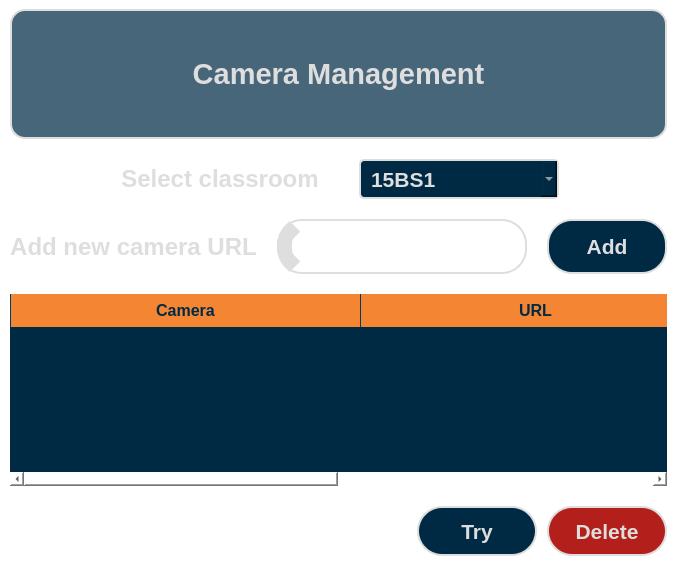
            <widget class="QWidget" name="page_camera">
             <property name="styleSheet">
              <string notr="true">background-color: rgb(255, 255, 255);</string>
             </property>
             <layout class="QVBoxLayout" name="verticalLayout_8" stretch="0,0,0,0,0">
              <property name="spacing">
               <number>20</number>
              </property>
              <property name="leftMargin">
               <number>10</number>
              </property>
              <property name="topMargin">
               <number>9</number>
              </property>
              <property name="rightMargin">
               <number>10</number>
              </property>
              <property name="bottomMargin">
               <number>25</number>
              </property>
              <item>
               <widget class="QLabel" name="title_camera">
                <property name="minimumSize">
                 <size>
                  <width>0</width>
                  <height>130</height>
                 </size>
                </property>
                <property name="maximumSize">
                 <size>
                  <width>16777215</width>
                  <height>16777215</height>
                 </size>
                </property>
                <property name="font">
                 <font>
                  <family>Segoe UI</family>
                  <pointsize>22</pointsize>
                  <weight>75</weight>
                  <bold>true</bold>
                 </font>
                </property>
                <property name="styleSheet">
                 <string notr="true">QLabel{
	background: rgba(0, 42, 68, 183);
	color: #dedede;
	border: 2px solid #dedede;
	border-radius: 15px;
	
}
</string>
                </property>
                <property name="text">
                 <string>Camera Management</string>
                </property>
                <property name="alignment">
                 <set>Qt::AlignCenter</set>
                </property>
               </widget>
              </item>
              <item>
               <widget class="QFrame" name="select_frame">
                <property name="sizePolicy">
                 <sizepolicy hsizetype="Expanding" vsizetype="Expanding">
                  <horstretch>0</horstretch>
                  <verstretch>0</verstretch>
                 </sizepolicy>
                </property>
                <property name="minimumSize">
                 <size>
                  <width>0</width>
                  <height>0</height>
                 </size>
                </property>
                <property name="maximumSize">
                 <size>
                  <width>16777215</width>
                  <height>40</height>
                 </size>
                </property>
                <property name="styleSheet">
                 <string notr="true">background: transparent;</string>
                </property>
                <property name="frameShape">
                 <enum>QFrame::NoFrame</enum>
                </property>
                <property name="frameShadow">
                 <enum>QFrame::Raised</enum>
                </property>
                <layout class="QHBoxLayout" name="horizontalLayout_4">
                 <property name="spacing">
                  <number>40</number>
                 </property>
                 <property name="leftMargin">
                  <number>0</number>
                 </property>
                 <property name="topMargin">
                  <number>0</number>
                 </property>
                 <property name="rightMargin">
                  <number>0</number>
                 </property>
                 <property name="bottomMargin">
                  <number>0</number>
                 </property>
                 <item alignment="Qt::AlignRight">
                  <widget class="QLabel" name="label_classroom">
                   <property name="sizePolicy">
                    <sizepolicy hsizetype="Preferred" vsizetype="Expanding">
                     <horstretch>0</horstretch>
                     <verstretch>0</verstretch>
                    </sizepolicy>
                   </property>
                   <property name="font">
                    <font>
                     <family>Segoe UI</family>
                     <pointsize>18</pointsize>
                     <weight>75</weight>
                     <bold>true</bold>
                    </font>
                   </property>
                   <property name="styleSheet">
                    <string notr="true">background: transparent;
color: #dedede;</string>
                   </property>
                   <property name="text">
                    <string>Select classroom</string>
                   </property>
                   <property name="alignment">
                    <set>Qt::AlignCenter</set>
                   </property>
                  </widget>
                 </item>
                 <item alignment="Qt::AlignLeft">
                  <widget class="QComboBox" name="select_classroom">
                   <property name="sizePolicy">
                    <sizepolicy hsizetype="Preferred" vsizetype="Expanding">
                     <horstretch>0</horstretch>
                     <verstretch>0</verstretch>
                    </sizepolicy>
                   </property>
                   <property name="minimumSize">
                    <size>
                     <width>200</width>
                     <height>0</height>
                    </size>
                   </property>
                   <property name="maximumSize">
                    <size>
                     <width>250</width>
                     <height>16777215</height>
                    </size>
                   </property>
                   <property name="font">
                    <font>
                     <family>Segoe UI</family>
                     <pointsize>16</pointsize>
                     <weight>75</weight>
                     <bold>true</bold>
                    </font>
                   </property>
                   <property name="cursor">
                    <cursorShape>PointingHandCursor</cursorShape>
                   </property>
                   <property name="styleSheet">
                    <string notr="true">QComboBox {
	color: #dedede;
	background: #002A44;
	border: 2px solid #dedede;
	border-radius: 5px;
	padding: 5px;
	padding-left: 10px;
}

QComboBox QAbstractItemView {
	color: #dedede;
	padding: 10px;
	selection-background-color: #F38533;
}

QComboBox:hover {
	border-color: #F38533;
}

</string>
                   </property>
                   <item>
                    <property name="text">
                     <string>15BS1</string>
                    </property>
                   </item>
                   <item>
                    <property name="text">
                     <string>16BS1</string>
                    </property>
                   </item>
                   <item>
                    <property name="text">
                     <string>27BS2</string>
                    </property>
                   </item>
                   <item>
                    <property name="text">
                     <string>19BS2</string>
                    </property>
                   </item>
                  </widget>
                 </item>
                </layout>
               </widget>
              </item>
              <item>
               <widget class="QFrame" name="add_camera_frame">
                <property name="minimumSize">
                 <size>
                  <width>0</width>
                  <height>55</height>
                 </size>
                </property>
                <property name="maximumSize">
                 <size>
                  <width>16777215</width>
                  <height>60</height>
                 </size>
                </property>
                <property name="styleSheet">
                 <string notr="true">background: transparent;</string>
                </property>
                <property name="frameShape">
                 <enum>QFrame::NoFrame</enum>
                </property>
                <property name="frameShadow">
                 <enum>QFrame::Raised</enum>
                </property>
                <layout class="QHBoxLayout" name="horizontalLayout_5">
                 <property name="spacing">
                  <number>20</number>
                 </property>
                 <property name="leftMargin">
                  <number>0</number>
                 </property>
                 <property name="topMargin">
                  <number>0</number>
                 </property>
                 <property name="rightMargin">
                  <number>0</number>
                 </property>
                 <property name="bottomMargin">
                  <number>0</number>
                 </property>
                 <item>
                  <widget class="QLabel" name="label_add_camera">
                   <property name="sizePolicy">
                    <sizepolicy hsizetype="Preferred" vsizetype="Expanding">
                     <horstretch>0</horstretch>
                     <verstretch>0</verstretch>
                    </sizepolicy>
                   </property>
                   <property name="minimumSize">
                    <size>
                     <width>0</width>
                     <height>50</height>
                    </size>
                   </property>
                   <property name="font">
                    <font>
                     <family>Segoe UI</family>
                     <pointsize>18</pointsize>
                     <weight>75</weight>
                     <bold>true</bold>
                    </font>
                   </property>
                   <property name="styleSheet">
                    <string notr="true">background: transparent;
color: #dedede;</string>
                   </property>
                   <property name="text">
                    <string>Add new camera URL</string>
                   </property>
                   <property name="alignment">
                    <set>Qt::AlignCenter</set>
                   </property>
                  </widget>
                 </item>
                 <item>
                  <widget class="QLineEdit" name="new_camera_url">
                   <property name="sizePolicy">
                    <sizepolicy hsizetype="Expanding" vsizetype="Expanding">
                     <horstretch>0</horstretch>
                     <verstretch>0</verstretch>
                    </sizepolicy>
                   </property>
                   <property name="minimumSize">
                    <size>
                     <width>0</width>
                     <height>50</height>
                    </size>
                   </property>
                   <property name="font">
                    <font>
                     <family>Segoe UI</family>
                     <pointsize>14</pointsize>
                     <weight>75</weight>
                     <bold>true</bold>
                    </font>
                   </property>
                   <property name="styleSheet">
                    <string notr="true">QLineEdit {
	background: transparent;
	background-image: url(:/24x24/images/icons/24x24/cil-video.png);
	color: #dedede;
	border-radius: 25px;
	padding: 0 15px 0 27px;
	border: 2px solid #dedede;
	background-repeat: no-repeat;
	background-position: left;
	border-left: 15px solid #dedede;
}

QLineEdit:focus, QLineEdit:hover {
	border-color: #F38533;
}</string>
                   </property>
                  </widget>
                 </item>
                 <item>
                  <widget class="QPushButton" name="btn_add_camera">
                   <property name="sizePolicy">
                    <sizepolicy hsizetype="Minimum" vsizetype="Expanding">
                     <horstretch>0</horstretch>
                     <verstretch>0</verstretch>
                    </sizepolicy>
                   </property>
                   <property name="minimumSize">
                    <size>
                     <width>120</width>
                     <height>50</height>
                    </size>
                   </property>
                   <property name="font">
                    <font>
                     <family>Segoe UI</family>
                     <pointsize>16</pointsize>
                     <weight>75</weight>
                     <bold>true</bold>
                    </font>
                   </property>
                   <property name="cursor">
                    <cursorShape>PointingHandCursor</cursorShape>
                   </property>
                   <property name="styleSheet">
                    <string notr="true">QPushButton {
	color: #dedede;
	background: #002A44;
	border: 2px solid #dedede;
	border-radius: 25px;
	padding: 1px 15px;
}

QPushButton:hover {
	background: #003c5f;
	border-color: #F38533;
}

QPushButton:pressed {
	background: #F38533;
}</string>
                   </property>
                   <property name="text">
                    <string>Add</string>
                   </property>
                  </widget>
                 </item>
                </layout>
               </widget>
              </item>
              <item>
               <widget class="QTableWidget" name="table_camera">
                <property name="sizePolicy">
                 <sizepolicy hsizetype="Expanding" vsizetype="Expanding">
                  <horstretch>0</horstretch>
                  <verstretch>0</verstretch>
                 </sizepolicy>
                </property>
                <property name="cursor" stdset="0">
                 <cursorShape>PointingHandCursor</cursorShape>
                </property>
                <property name="styleSheet">
                 <string notr="true">*{
	background: #003C5F;
	font-size: 16px;
	color: #dedede;
}

QTableWidget {
	background: #002A44;
	border-radius: 5px;
}

 QScrollBar:vertical {
	border: none;
    background: rgb(52, 59, 72);
    width: 14px;
    margin: 21px 0 21px 0;
	border-radius: 0px;
 }

 QScrollBar::handle:vertical {	
	background: rgb(85, 170, 255);
    min-height: 25px;
	border-radius: 7px
 }
 QScrollBar::add-line:vertical {
     border: none;
    background: rgb(55, 63, 77);
     height: 20px;
	border-bottom-left-radius: 7px;
    border-bottom-right-radius: 7px;
     subcontrol-position: bottom;
     subcontrol-origin: margin;
 }
 QScrollBar::sub-line:vertical {
	border: none;
    background: rgb(55, 63, 77);
     height: 20px;
	border-top-left-radius: 7px;
    border-top-right-radius: 7px;
     subcontrol-position: top;
     subcontrol-origin: margin;
 }

 QScrollBar::up-arrow:vertical, QScrollBar::down-arrow:vertical {
     background: none;
 }

 QScrollBar::add-page:vertical, QScrollBar::sub-page:vertical {
     background: none;
 }


QHeaderView::section:horizontal {
	background-color: #F38533;
	padding: 5px;
	font-size: 16px;
	font-weight: bold;
	color: #002A44;
	border-radius: 0;
	border-left: 1px solid #003C5F;
}

QTableView::item {
	background: #002A44;
	border-left: 1px solid #003c5f;
	color: #dedede;
	padding-left: 10px;
}

QTableView::item:hover, QTableView::item:selected, QTableView::item:focus {
	background: #003c5f;
	color: #dedede;
}
</string>
                </property>
                <property name="frameShape">
                 <enum>QFrame::NoFrame</enum>
                </property>
                <property name="verticalScrollBarPolicy">
                 <enum>Qt::ScrollBarAsNeeded</enum>
                </property>
                <property name="editTriggers">
                 <set>QAbstractItemView::DoubleClicked</set>
                </property>
                <property name="alternatingRowColors">
                 <bool>false</bool>
                </property>
                <property name="selectionMode">
                 <enum>QAbstractItemView::SingleSelection</enum>
                </property>
                <property name="selectionBehavior">
                 <enum>QAbstractItemView::SelectRows</enum>
                </property>
                <property name="textElideMode">
                 <enum>Qt::ElideLeft</enum>
                </property>
                <property name="gridStyle">
                 <enum>Qt::NoPen</enum>
                </property>
                <property name="sortingEnabled">
                 <bool>true</bool>
                </property>
                <property name="wordWrap">
                 <bool>true</bool>
                </property>
                <property name="cornerButtonEnabled">
                 <bool>true</bool>
                </property>
                <attribute name="horizontalHeaderCascadingSectionResizes">
                 <bool>true</bool>
                </attribute>
                <attribute name="horizontalHeaderDefaultSectionSize">
                 <number>350</number>
                </attribute>
                <attribute name="horizontalHeaderStretchLastSection">
                 <bool>true</bool>
                </attribute>
                <attribute name="verticalHeaderVisible">
                 <bool>false</bool>
                </attribute>
                <attribute name="verticalHeaderStretchLastSection">
                 <bool>false</bool>
                </attribute>
                <column>
                 <property name="text">
                  <string>Camera</string>
                 </property>
                </column>
                <column>
                 <property name="text">
                  <string>URL</string>
                 </property>
                </column>
               </widget>
              </item>
              <item>
               <layout class="QHBoxLayout" name="horizontalLayout_16">
                <property name="spacing">
                 <number>10</number>
                </property>
                <property name="leftMargin">
                 <number>10</number>
                </property>
                <property name="rightMargin">
                 <number>0</number>
                </property>
                <item>
                 <spacer name="horizontalSpacer_3">
                  <property name="orientation">
                   <enum>Qt::Horizontal</enum>
                  </property>
                  <property name="sizeHint" stdset="0">
                   <size>
                    <width>40</width>
                    <height>20</height>
                   </size>
                  </property>
                 </spacer>
                </item>
                <item>
                 <widget class="QPushButton" name="btn_try_cameras">
                  <property name="enabled">
                   <bool>true</bool>
                  </property>
                  <property name="sizePolicy">
                   <sizepolicy hsizetype="Minimum" vsizetype="Expanding">
                    <horstretch>0</horstretch>
                    <verstretch>0</verstretch>
                   </sizepolicy>
                  </property>
                  <property name="minimumSize">
                   <size>
                    <width>120</width>
                    <height>50</height>
                   </size>
                  </property>
                  <property name="maximumSize">
                   <size>
                    <width>16777215</width>
                    <height>50</height>
                   </size>
                  </property>
                  <property name="font">
                   <font>
                    <family>Segoe UI</family>
                    <pointsize>16</pointsize>
                    <weight>75</weight>
                    <bold>true</bold>
                   </font>
                  </property>
                  <property name="cursor">
                   <cursorShape>PointingHandCursor</cursorShape>
                  </property>
                  <property name="styleSheet">
                   <string notr="true">QPushButton {
	color: #dedede;
	background: #002A44;
	border: 2px solid #dedede;
	border-radius: 25px;
	padding: 1px 15px;
}

QPushButton:hover {
	background: #003c5f;
	border-color: #F38533;
}


QPushButton:!enabled
{
     background-color: #004c5f;
   	 border-right: 5px solid #dedede;
   	 border-left: 5px solid #dedede;
}


QPushButton:pressed {
	background: #F38533;
}</string>
                  </property>
                  <property name="text">
                   <string>Try</string>
                  </property>
                 </widget>
                </item>
                <item>
                 <widget class="QPushButton" name="btn_delete_camera">
                  <property name="enabled">
                   <bool>true</bool>
                  </property>
                  <property name="sizePolicy">
                   <sizepolicy hsizetype="Minimum" vsizetype="Expanding">
                    <horstretch>0</horstretch>
                    <verstretch>0</verstretch>
                   </sizepolicy>
                  </property>
                  <property name="minimumSize">
                   <size>
                    <width>120</width>
                    <height>50</height>
                   </size>
                  </property>
                  <property name="maximumSize">
                   <size>
                    <width>16777215</width>
                    <height>50</height>
                   </size>
                  </property>
                  <property name="font">
                   <font>
                    <family>Segoe UI</family>
                    <pointsize>16</pointsize>
                    <weight>75</weight>
                    <bold>true</bold>
                   </font>
                  </property>
                  <property name="cursor">
                   <cursorShape>PointingHandCursor</cursorShape>
                  </property>
                  <property name="styleSheet">
                   <string notr="true">QPushButton {
	color: #dedede;
	background: rgb(179, 32, 27);
	border: 2px solid #dedede;
	border-radius: 25px;
	padding: 1px 15px;
}

QPushButton:hover {
	border-color: #F38533;
}


QPushButton:!enabled
{
     background-color: #A04c5f;
   	 border-right: 5px solid #dedede;
   	 border-left: 5px solid #dedede;
}


QPushButton:pressed {
	background: #F38533;
}</string>
                  </property>
                  <property name="text">
                   <string>Delete</string>
                  </property>
                 </widget>
                </item>
               </layout>
              </item>
             </layout>
            </widget>
